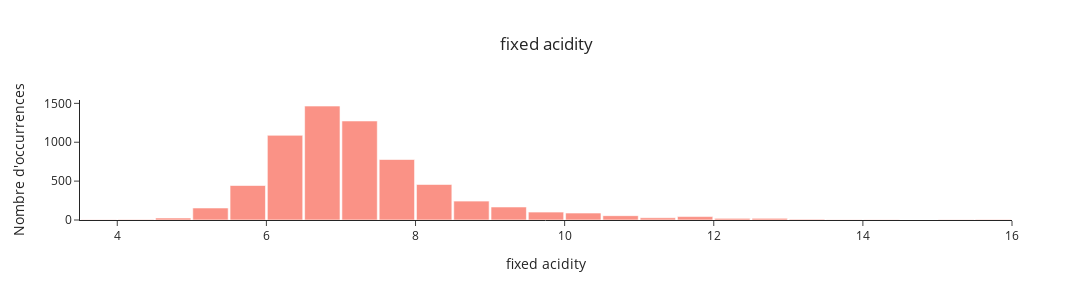
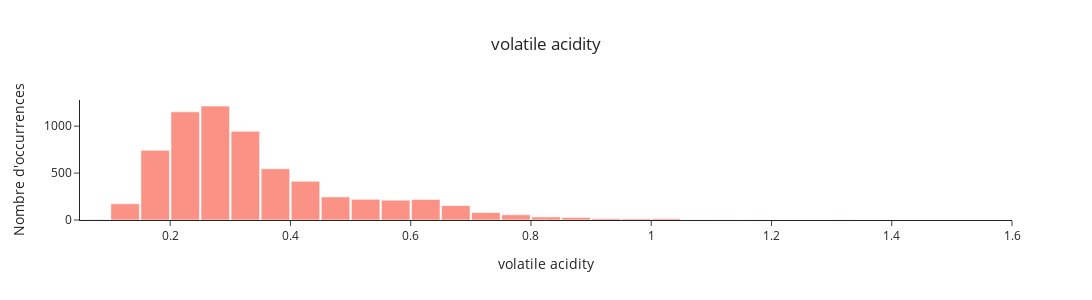
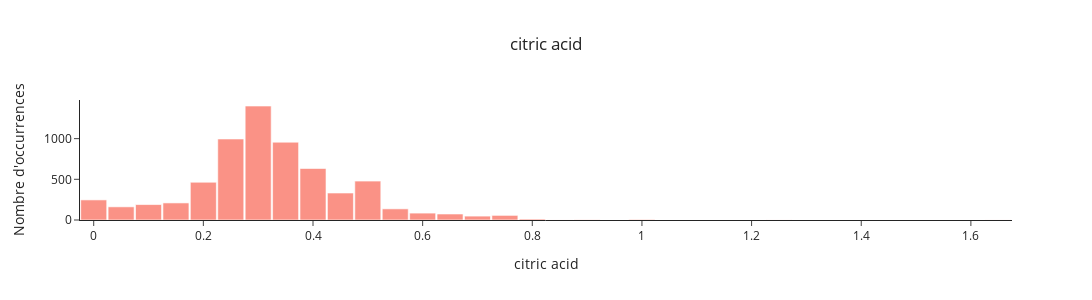
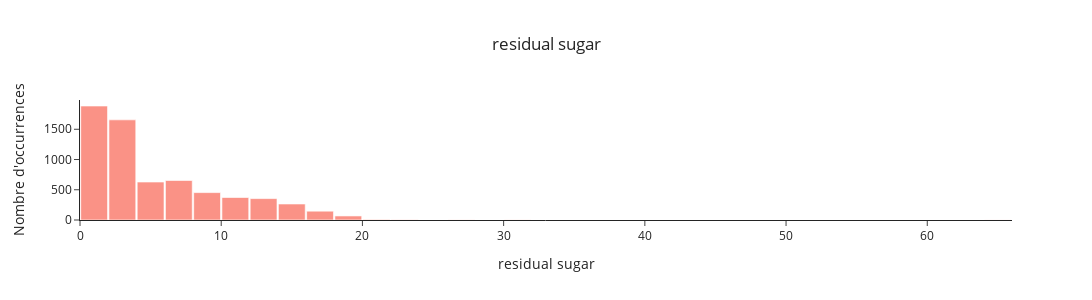

These figures' notebook cell, in order:
### Markdown cell above
## Remarque importante sur l’interprétation des corrélations

Lors de l’analyse des corrélations, j’ai soulevé un point essentiel : les relations observées (par exemple, l’alcool comme facteur le plus associé à une meilleure qualité ou l’acidité volatile et la densité comme facteurs diminuant la qualité) peuvent varier selon le type de vin.
En effet, les mécanismes chimiques influençant la qualité peuvent différer entre le vin rouge et le vin blanc.

Cependant, dans le cadre de ce projet, l’objectif est de construire un modèle global capable de prédire si un vin est « bon » ou « non » sur l’ensemble du dataset combiné.
Nous conservons donc cette analyse corrélative comme une vue d’ensemble utile, tout en gardant à l’esprit qu’elle ne reflète pas forcément les spécificités propres à chaque type de vin.

### Code cell
num_cols = data.select_dtypes(include=['float64', 'int64']).columns

for col in num_cols:
    fig = go.Figure()

    fig.add_trace(go.Histogram(
        x=data[col],
        nbinsx=50,
        marker_color='salmon',
        opacity=0.85
    ))

    fig.update_layout(
        title={'text': col, 'x':0.5, 'xanchor':'center'},
        width=1100,
        height=300,
        bargap=0.05,
        xaxis_title=col,
        yaxis_title="Nombre d'occurrences",
        template="simple_white"
    )

    fig.show()

### Figure 1 — Plotly figure (JSON) as saved in the notebook; plotly's stock layout.template omitted (floating-point values rounded to 4 significant figures; data arrays with more than 128 entries replaced by an {"elided": "..."} marker saying what was removed)
{"data": [{"marker": {"color": "salmon"}, "nbinsx": 50, "opacity": 0.85, "type": "histogram", "x": {"elided": "6497 float values"}}], "layout": {"bargap": 0.05, "height": 300, "title": {"text": "fixed acidity", "x": 0.5, "xanchor": "center"}, "width": 1100, "xaxis": {"title": {"text": "fixed acidity"}}, "yaxis": {"title": {"text": "Nombre d'occurrences"}}}}

### Figure 2 — Plotly figure (JSON) as saved in the notebook; plotly's stock layout.template omitted (floating-point values rounded to 4 significant figures; data arrays with more than 128 entries replaced by an {"elided": "..."} marker saying what was removed)
{"data": [{"marker": {"color": "salmon"}, "nbinsx": 50, "opacity": 0.85, "type": "histogram", "x": {"elided": "6497 float values"}}], "layout": {"bargap": 0.05, "height": 300, "title": {"text": "volatile acidity", "x": 0.5, "xanchor": "center"}, "width": 1100, "xaxis": {"title": {"text": "volatile acidity"}}, "yaxis": {"title": {"text": "Nombre d'occurrences"}}}}

### Figure 3 — Plotly figure (JSON) as saved in the notebook; plotly's stock layout.template omitted (floating-point values rounded to 4 significant figures; data arrays with more than 128 entries replaced by an {"elided": "..."} marker saying what was removed)
{"data": [{"marker": {"color": "salmon"}, "nbinsx": 50, "opacity": 0.85, "type": "histogram", "x": {"elided": "6497 float values"}}], "layout": {"bargap": 0.05, "height": 300, "title": {"text": "citric acid", "x": 0.5, "xanchor": "center"}, "width": 1100, "xaxis": {"title": {"text": "citric acid"}}, "yaxis": {"title": {"text": "Nombre d'occurrences"}}}}

### Figure 4 — Plotly figure (JSON) as saved in the notebook; plotly's stock layout.template omitted (floating-point values rounded to 4 significant figures; data arrays with more than 128 entries replaced by an {"elided": "..."} marker saying what was removed)
{"data": [{"marker": {"color": "salmon"}, "nbinsx": 50, "opacity": 0.85, "type": "histogram", "x": {"elided": "6497 float values"}}], "layout": {"bargap": 0.05, "height": 300, "title": {"text": "residual sugar", "x": 0.5, "xanchor": "center"}, "width": 1100, "xaxis": {"title": {"text": "residual sugar"}}, "yaxis": {"title": {"text": "Nombre d'occurrences"}}}}
